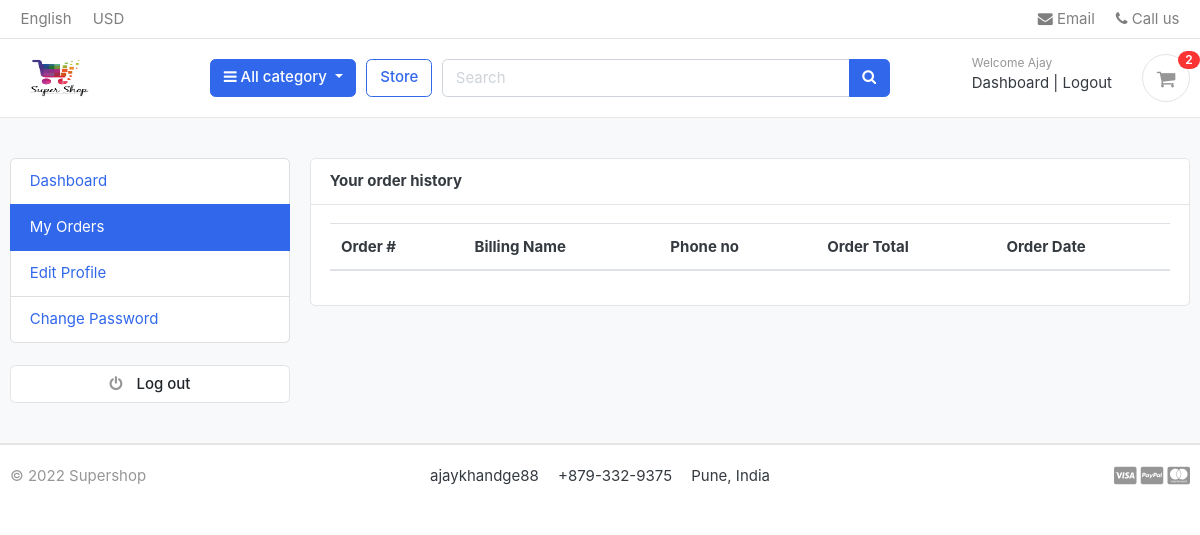
/accounts/my_orders/ (signed in), run on an earlier commit of the app's database.
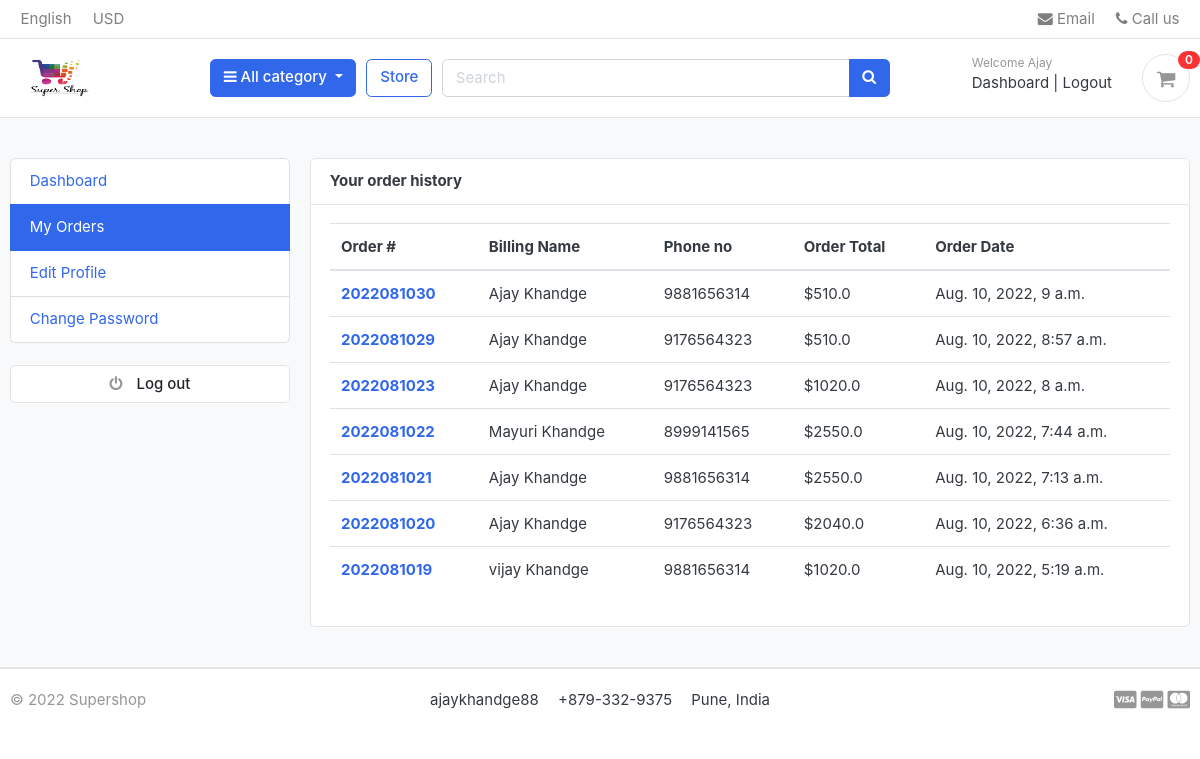
And on a later commit of the database.
### orders/models.py (models this page shows, shortened)
class Order(models.Model):
    STATUS = (
        ('New','New'),
        ('Accepted','Accepted'),
        ('Completed','Completed'),
        ('Cancelled','Cancelled'),
    )
    user = models.ForeignKey(Account,on_delete=models.SET_NULL,null=True)
    payment = models.ForeignKey(Payment,on_delete=models.SET_NULL,blank=True,null=True)
    order_number = models.CharField(max_length=100)
    first_name = models.CharField(max_length=100)
    last_name = models.CharField(max_length=100)
    phone = models.CharField(max_length=15)
    email = models.CharField(max_length=50)
    address_line_1 = models.CharField(max_length=50)
    address_line_2 = models.CharField(max_length=50,blank=True)
    country = models.CharField(max_length=50)
    state = models.CharField(max_length=50)
    city = models.CharField(max_length=50)
    order_note = models.CharField(max_length=50,blank=True)
    order_total = models.CharField(max_length=50)
    tax = models.FloatField()
    status = models.CharField(max_length=10,choices=STATUS,default='New')
    ip = models.CharField(max_length=20,blank=True)
    is_ordered = models.BooleanField(default=False)
    created_at = models.DateTimeField(auto_now_add=True)
    updated_at = models.DateTimeField(auto_now=True)
    def get_full_name(self):
        return f'{self.first_name} {self.last_name}'

### accounts/views.py (the view)
# urls.py: path('my_orders/',views.my_orders, name = 'my_orders'),
@login_required(login_url='login')
def my_orders(request):
    orders = Order.objects.filter(user=request.user,is_ordered = True).order_by('-created_at')
    context = {
        'orders':orders
    }
    return render(request,'accounts/my_orders.html',context)

### carts/context_processors.py (called while the page is built)
def cart_counter(request):
    if 'admin' in request.path:
        return {}
    else:
        cart_count = 0
        try:
            cart = Cart.objects.filter(cart_id = _cart_id(request))
            if request.user.is_authenticated:
                cart_items = CartItem.objects.all().filter(user = request.user)
            else:
                cart_items = CartItem.objects.all().filter(cart = cart[:1])
            for cart_item in cart_items:
                cart_count+=cart_item.quantity
        except Cart.DoesNotExist:
            cart_count = 0
    return dict(cart_count = cart_count)

### carts/views.py (called while the page is built)
def _cart_id(request):
    cart = request.session.session_key
    if not cart:
        cart = request.session.create()
    return cart

### category/context_processors.py (called while the page is built)
def menu_links(request):
    categories = Category.objects.all()
    return dict(links = categories)

### category/models.py (called while the page is built)
    def get_url(self):
        return reverse('products_by_category',args = [self.slug])

### templates/accounts/my_orders.html (shortened to what this page needs)
{% extends 'base.html' %}
{% block content %}
<section class="section-conten padding-y bg">
    <div class="container">
        <div class="row">
        {% include 'includes/dashboard_sidebar.html' %}
        <main class="col-md-9">
            <article class="card">
            <header class="card-header">
                <strong class="d-inline-block mr-3">Your order history</strong>
             </header>
            <div class="card-body">
                <div class="row">
                    <div class="col-md-12">
                        <table class="table table-hover">
                            <thead>
                              <tr>
                                <th scope="col">Order #</th>
                                <th scope="col">Billing Name</th>
                                <th scope="col">Phone no</th>
                                <th scope="col">Order Total</th>
                                <th scope="col">Order Date</th>
                              </tr>
                            </thead>
                            <tbody>
                                {% for order in orders %}
                              <tr>
                                <th scope="row"><a href="{% url 'order_details' order.order_number %}">{{order.order_number}}</th>
                                <td>{{order.get_full_name}}</td>
                                <td>{{order.phone}}</td>
                                <td>${{order.order_total}}</td>
                                <td>{{order.updated_at}}</td>
                              </tr>
                              {% endfor %}
                            </tbody>
                          </table>
                    </div>
                </div>
            </div>
            </article>
        </main>
    </div>
    </div>
    </section>
{% endblock %}

### templates/includes/navbar.html (shortened to what this page needs)
{% load static %}
<header class="section-header">
    <nav class="navbar p-md-0 navbar-expand-sm navbar-light border-bottom">
    <div class="container">
      <div class="collapse navbar-collapse" id="navbarTop4">
        <ul class="navbar-nav mr-auto">
            <li class="nav-item dropdown">
                 <a href="#" class="nav-link">   English </a>
            </li>
            <li class="nav-item dropdown">
                <a href="#" class="nav-link"> USD </a>
            </li>
        </ul>
        <ul class="navbar-nav">
            <li><a href="#" class="nav-link"> <i class="fa fa-envelope"></i> Email </a></li>
            <li><a href="#" class="nav-link"> <i class="fa fa-phone"></i> Call us </a></li>
        </ul>
      </div>
    </div>
    </nav>
    <section class="header-main border-bottom">
        <div class="container">
    <div class="row align-items-center">
        <div class="col-lg-2 col-md-3 col-6">
            <a href="{% url 'home' %}" class="brand-wrap">
                <img class="logo" src="{% static 'site/supershop.png' %}" width="90px" height="80px">
            </a>
        </div>
        <div class="col-lg col-sm col-md col-6 flex-grow-0">
            <div class="category-wrap dropdown d-inline-block float-right">
                <button type="button" class="btn btn-primary dropdown-toggle" data-toggle="dropdown">
                    <i class="fa fa-bars"></i> All category
                </button>
            </div>
        </div>
        <a href="{% url 'store'%}" class="btn btn-outline-primary">Store</a>
        <div class="col-lg  col-md-6 col-sm-12 col">
            <form action="{% url 'search' %}" class="search">
                <div class="input-group w-100">
                    <input type="text" class="form-control" style="width:60%;" placeholder="Search" name="keyword">
                    <div class="input-group-append">
                      <button class="btn btn-primary" type="submit">
                        <i class="fa fa-search"></i>
                      </button>
                    </div>
                </div>
            </form>
        </div>
        <div class="col-lg-3 col-sm-6 col-8 order-2 order-lg-3">
                    <div class="d-flex justify-content-end mb-3 mb-lg-0">
                        {% if user.id is None %}
                        <div class="widget-header">
                            <small class="title text-muted">Welcome guest!</small>
                            <div>
                                <a href="{% url 'login' %}">Sign in</a> <span class="dark-transp"> | </span>
                                <a href="{% url 'register' %}"> Register</a>
                            </div>
                        </div>
                        {% else %}
                        <div class="widget-header">
                            <small class="title text-muted">Welcome {{user.first_name }} </small>
                            <div>
                                <a href="{% url 'dashboard' %}">Dashboard</a> <span class="dark-transp"> | </span>
                                <a href="{% url 'logout' %}"> Logout</a>
                            </div>
                        </div>
                        {% endif %}
                        <a href="{% url 'carts' %}" class="widget-header pl-3 ml-3">
                            <div class="icon icon-sm rounded-circle border"><i class="fa fa-shopping-cart"></i></div>
                            <span class="badge badge-pill badge-danger notify">{{cart_count}}</span>
                        </a>
                    </div>
                </div>
    </div>
        </div>
    </section>
    </header>

What changed in the data, as far as the page shows it:
added Order: order_number "2022081030", get_full_name "Ajay Khandge", phone "9881656314", order_total "510.0", updated_at "Aug. 10, 2022, 9 a.m."
added Order: order_number "2022081029", get_full_name "Ajay Khandge", phone "9176564323", order_total "510.0", updated_at "Aug. 10, 2022, 8:57 a.m."
added Order: order_number "2022081023", get_full_name "Ajay Khandge", phone "9176564323", order_total "1020.0", updated_at "Aug. 10, 2022, 8 a.m."
added Order: order_number "2022081022", get_full_name "Mayuri Khandge", phone "8999141565", order_total "2550.0", updated_at "Aug. 10, 2022, 7:44 a.m."
added Order: order_number "2022081021", get_full_name "Ajay Khandge", phone "9881656314", order_total "2550.0", updated_at "Aug. 10, 2022, 7:13 a.m."
added Order: order_number "2022081020", get_full_name "Ajay Khandge", phone "9176564323", order_total "2040.0", updated_at "Aug. 10, 2022, 6:36 a.m."
added Order: order_number "2022081019", get_full_name "vijay Khandge", phone "9881656314", order_total "1020.0", updated_at "Aug. 10, 2022, 5:19 a.m."
Also different on the page:
{{ cart_count }}: "2" → "0"
